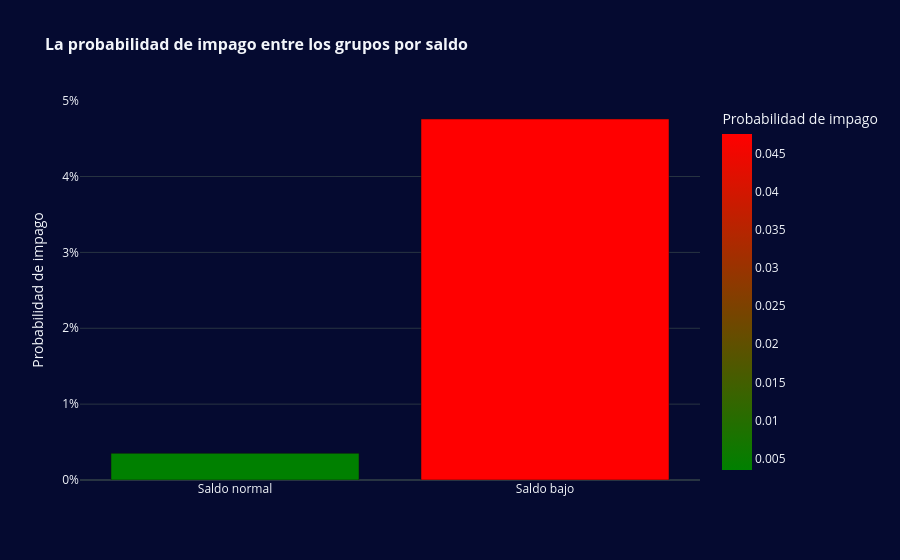

Notebook code for this chart:
### Code cell
fig = px.bar(
    default_rates, 
    x='low_balance', 
    y='default_probability',
    color='default_probability',
    title='La probabilidad de impago entre los grupos por saldo',
    labels={'low_balance': '', 'default_probability': 'Probabilidad de impago'},
    category_orders={'low_balance': [0, 1]},
    color_continuous_scale=['green', 'red'] 
)

fig.update_layout(
    title_font=dict(size=16, weight='bold'),
    xaxis_title_font=dict(size=14, weight='bold'),
    yaxis_title_font=dict(size=14, weight='bold'),
    xaxis_tickfont=dict(size=12),
    yaxis_tickfont=dict(size=12),
    xaxis=dict(
        tickvals=[0, 1],
        ticktext=['Saldo normal', 'Saldo bajo'] 
    ),
    yaxis=dict(
        title='Probabilidad de impago',
        tickformat='.0%' 
    ),
    showlegend=False
)

fig.show()

### Figure 1 — Plotly figure (JSON) as saved in the notebook; plotly's stock layout.template omitted (floating-point values rounded to 4 significant figures)
{"data": [{"hovertemplate": "=%{x}<br>Probabilidad de impago=%{marker.color}<extra></extra>", "legendgroup": "", "marker": {"color": [0.003512, 0.04758], "coloraxis": "coloraxis", "pattern": {"shape": ""}}, "name": "", "orientation": "v", "showlegend": false, "textposition": "auto", "type": "bar", "x": [0, 1], "xaxis": "x", "y": [0.003512, 0.04758], "yaxis": "y"}], "layout": {"barmode": "relative", "coloraxis": {"colorbar": {"title": {"text": "Probabilidad de impago"}}, "colorscale": [[0, "green"], [1, "red"]]}, "legend": {"tracegroupgap": 0}, "showlegend": false, "title": {"font": {"size": 16, "weight": "bold"}, "text": "La probabilidad de impago entre los grupos por saldo"}, "xaxis": {"anchor": "y", "categoryarray": [0, 1], "categoryorder": "array", "domain": [0, 1], "tickfont": {"size": 12}, "ticktext": ["Saldo normal", "Saldo bajo"], "tickvals": [0, 1], "title": {"font": {"size": 14, "weight": "bold"}, "text": ""}}, "yaxis": {"anchor": "x", "domain": [0, 1], "tickfont": {"size": 12}, "tickformat": ".0%", "title": {"text": "Probabilidad de impago"}}}}
